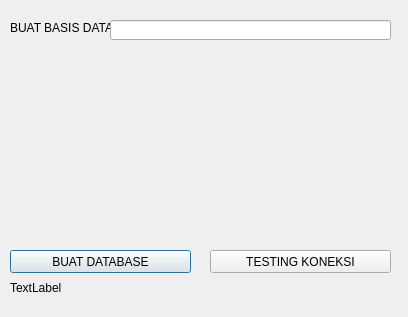
<?xml version="1.0" encoding="UTF-8"?>
<ui version="4.0">
 <class>Dialog</class>
 <widget class="QDialog" name="Dialog">
  <property name="geometry">
   <rect>
    <x>0</x>
    <y>0</y>
    <width>408</width>
    <height>317</height>
   </rect>
  </property>
  <property name="windowTitle">
   <string>Buat Database</string>
  </property>
  <widget class="QLabel" name="label">
   <property name="geometry">
    <rect>
     <x>10</x>
     <y>20</y>
     <width>101</width>
     <height>16</height>
    </rect>
   </property>
   <property name="text">
    <string>BUAT BASIS DATA</string>
   </property>
  </widget>
  <widget class="QLineEdit" name="txtNamaDB">
   <property name="geometry">
    <rect>
     <x>110</x>
     <y>20</y>
     <width>281</width>
     <height>20</height>
    </rect>
   </property>
  </widget>
  <widget class="QPushButton" name="btnBuatDB">
   <property name="geometry">
    <rect>
     <x>10</x>
     <y>250</y>
     <width>181</width>
     <height>23</height>
    </rect>
   </property>
   <property name="text">
    <string>BUAT DATABASE</string>
   </property>
  </widget>
  <widget class="QPushButton" name="btnTestingKoneksiDB">
   <property name="geometry">
    <rect>
     <x>210</x>
     <y>250</y>
     <width>181</width>
     <height>23</height>
    </rect>
   </property>
   <property name="text">
    <string>TESTING KONEKSI</string>
   </property>
  </widget>
  <widget class="QLabel" name="lblOutput">
   <property name="geometry">
    <rect>
     <x>10</x>
     <y>280</y>
     <width>181</width>
     <height>16</height>
    </rect>
   </property>
   <property name="text">
    <string>TextLabel</string>
   </property>
  </widget>
 </widget>
 <resources/>
 <connections/>
</ui>
